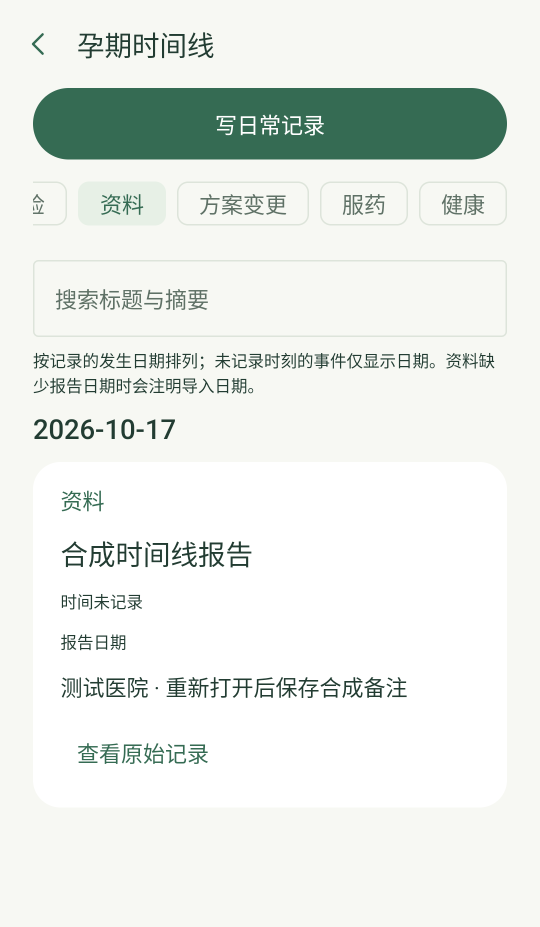
#> input picture docs/verification/2026-10-18-C04/timeline.png, 1080 x 1854 px, found by its file name (shown at 1/2 size)
$ python measure_timeline.py
#> lines starting #> are read from the running program, lines starting #| are printed output that depends on the picture; after the words box and inside, x2 and y2 are one past the last pixel; in counts of white or black regions, pixels touching at a corner belong together
"""Timeline 方案 A 视觉量化（before/after/设计基准）。

输入（均为 1080x2400，emulator-5556 / 420dpi => 1 dp = 2.625 px）：
  after  : docs/verification/2026-10-24-timeline-ia-a/after/coverage/timeline.png（UiSnapshotCoverageTest，真实 JournalPage 骨架）
           docs/verification/2026-10-24-timeline-ia-a/after/navigation/c04-timeline.png（NavigationExperienceTest，真实 App 导航）
  before : docs/verification/2026-10-24-ui-p1-polish/light/coverage/timeline.png（方案 A 前的信息流版）
设计基准：docs/verification/2026-10-24-figma-ui-alignment/figma/screens/12-Timeline.png（824x1830 = 2x => 1 dp = 2 px）

量化项：
  * 记录行：白色卡（#FFFFFF）连通域，宽约 364 dp、高 >= 60 dp -> 行高（设计 72 dp min + 图标 44 dp）
  * 图标容器：#E7F0E6 连通域 38~50 dp 方块 -> 数量/边长
  * 杏色卡：#FAEAD8 连通域 bbox/面积，内部 #80582C 文本像素
  * 筛选：顶部条带内 #356B53 选中 chip（48 dp 高）+ #DDE4DA 描边未选 chip 计数（设计 3 个）
  * 底部 CTA：#356B53 大块（宽 >= 300 dp、高 45~60 dp）的 bbox 与“距屏幕底部”距离
  * 日期组头/孕周：左侧 #223C32 文本行 + 右侧 #5F7166 文本行（同一 y 带）是否存在
"""
import json
import os

from PIL import Image
import numpy as np

ROOT = os.path.dirname(os.path.abspath(__file__))  # docs/verification/2026-10-24-timeline-ia-a
REPO = os.path.abspath(os.path.join(ROOT, '..', '..', '..'))
AFTER_COVERAGE = os.path.join(ROOT, 'after', 'coverage', 'timeline.png')
AFTER_NAV = os.path.join(ROOT, 'after', 'navigation', 'c04-timeline.png')
BEFORE = os.path.join(REPO, 'docs', 'verification', '2026-10-24-ui-p1-polish', 'light', 'coverage', 'timeline.png')
DESIGN = os.path.join(REPO, 'docs', 'verification', '2026-10-24-figma-ui-alignment', 'figma', 'screens', '12-Timeline.png')
OUT_JSON = os.path.join(ROOT, 'measurements-timeline.json')
OUT_TXT = os.path.join(ROOT, '_tools', 'measurements-timeline.txt')

WHITE = '#FFFFFF'
SOFT = '#E7F0E6'
PRIMARY = '#356B53'
INK = '#223C32'
MUTED = '#5F7166'
OUTLINE = '#DDE4DA'
APRICOT = '#FAEAD8'
AMBER = '#80582C'
FACTOR = 2


def rgb(hex_):
    h = hex_.lstrip('#')
    return np.array([int(h[0:2], 16), int(h[2:4], 16), int(h[4:6], 16)], np.uint8)


def hex_(c):
    return '#%02X%02X%02X' % (int(c[0]), int(c[1]), int(c[2]))


def components(mask, min_px=30):
    h, w = mask.shape
    seen = np.zeros((h, w), bool)
    ys, xs = np.nonzero(mask)
    out = []
    for y0, x0 in zip(ys, xs):
        if seen[y0, x0]:
            continue
        stack = [(y0, x0)]
        seen[y0, x0] = True
        count = 0
        miny = maxy = y0
        minx = maxx = x0
        while stack:
            y, x = stack.pop()
            count += 1
            miny = min(miny, y)
            maxy = max(maxy, y)
            minx = min(minx, x)
            maxx = max(maxx, x)
            for ny, nx in ((y - 1, x), (y + 1, x), (y, x - 1), (y, x + 1)):
                if 0 <= ny < h and 0 <= nx < w and mask[ny, nx] and not seen[ny, nx]:
                    seen[ny, nx] = True
                    stack.append((ny, nx))
        if count >= min_px:
            out.append(dict(px=count, x0=minx, y0=miny, x1=maxx, y1=maxy,
                            w=maxx - minx + 1, h=maxy - miny + 1))
    out.sort(key=lambda c: c['px'], reverse=True)
    return out


def colour_components(a, colour, min_px=100):
    mask = np.all(a == rgb(colour), axis=2)
    small = mask[::FACTOR, ::FACTOR]
    comps = components(small, min_px=max(10, min_px // (FACTOR * FACTOR)))
    out = []
    for c in comps:
        b = dict(px=c['px'] * FACTOR * FACTOR,
                 x0=c['x0'] * FACTOR, y0=c['y0'] * FACTOR,
                 x1=min(c['x1'] * FACTOR + FACTOR - 1, a.shape[1] - 1),
                 y1=min(c['y1'] * FACTOR + FACTOR - 1, a.shape[0] - 1))
        b['w']=b['x1']-b['x0']+1; b['h']=b['y1']-b['y0']+1
        out.append(b)
    return out


def analyse(path, px_per_dp, offset_px=0, label=''):
    a = np.array(Image.open(path).convert('RGB'))
    h, w, _ = a.shape
    dp = lambda px: round(px / px_per_dp, 2)

    def box(b, unit=None):
        f = 1.0 / px_per_dp if unit is None else 1.0 / px_per_dp
        return dict(x0_dp=round(b['x0'] / px_per_dp, 2), y0_dp=round(b['y0'] / px_per_dp, 2),
                    w_dp=round(b['w'] / px_per_dp, 2), h_dp=round(b['h'] / px_per_dp, 2),
                    x1_dp=round((b['x1'] + 1) / px_per_dp, 2), y1_dp=round((b['y1'] + 1) / px_per_dp, 2))

    white = colour_components(a, WHITE, 2000)
    rows = [dict(box(b), px=b['px']) for b in white if 300 <= dp(b['w']) <= 420 and 55 <= dp(b['h']) <= 120]
    # 未选中的筛选 chip 是白底 + outline 圆角描边：在筛选条带内按白色小方块计数
    chips_unselected = [dict(box(b), px=b['px']) for b in white
                        if 50 <= dp(b['w']) <= 140 and 40 <= dp(b['h']) <= 60 and 125 <= dp(b['y0']) <= 200]
    icon_containers = [dict(box(b), px=b['px']) for b in colour_components(a, SOFT, 800)
                       if 40 <= dp(b['w']) <= 48 and 40 <= dp(b['h']) <= 48]
    apricot = [dict(box(b), px=b['px']) for b in colour_components(a, APRICOT, 1000) if dp(b['w']) >= 200]
    primary = colour_components(a, PRIMARY, 1000)
    chips_selected = [dict(box(b), px=b['px']) for b in primary
                      if 40 <= dp(b['h']) <= 56 and 50 <= dp(b['w']) <= 140 and 125 <= dp(b['y0']) <= 200]
    cta = [dict(box(b), px=b['px']) for b in primary
           if 45 <= dp(b['h']) <= 62 and dp(b['w']) >= 300]

    # date header band = content band between the filter row (完成于 ~191 dp) and the first card (~250 dp)
    left_ink, right_label = [], []
    band_start = int(193 * px_per_dp)
    band = a[band_start:int(250 * px_per_dp)]
    ink_mask = np.all(band == rgb(INK), axis=2)
    ys, xs = np.nonzero(ink_mask)
    if len(ys):
        left_ink.append(dict(y0_dp=round((ys.min() + band_start) / px_per_dp, 2),
                             y1_dp=round((ys.max() + band_start) / px_per_dp, 2),
                             x0_dp=round(xs.min() / px_per_dp, 2), x1_dp=round(xs.max() / px_per_dp, 2)))
    # 右侧孕周标签：日期带右半区（x >= 250 dp）非背景/非白像素（设计像素取色为 primary #356B53）
    right_band = a[band_start:int(250 * px_per_dp), int(250 * px_per_dp):int(405 * px_per_dp)]
    bgmask = ~(np.all(right_band == np.array([247, 248, 243], np.uint8), axis=2) |
               np.all(right_band == np.array([255, 255, 255], np.uint8), axis=2))
    ys, xs = np.nonzero(bgmask)
    if len(ys):
        rp = right_band[bgmask]
        right_label.append(dict(
            y0_dp=round((ys.min() + band_start) / px_per_dp, 2),
            y1_dp=round((ys.max() + band_start) / px_per_dp, 2),
            x0_dp=round((xs.min() + int(250 * px_per_dp)) / px_per_dp, 2),
            x1_dp=round((xs.max() + int(250 * px_per_dp)) / px_per_dp, 2),
            primary_px=int(np.all(rp == rgb(PRIMARY), axis=1).sum()),
            muted_px=int(np.all(rp == rgb(MUTED), axis=1).sum()),
        ))

    counts = {c: int(np.all(a == rgb(c), axis=2).sum()) for c in (WHITE, SOFT, PRIMARY, INK, MUTED, OUTLINE, APRICOT, AMBER)}
    return dict(file=label or os.path.basename(path), size=[w, h], px_per_dp=px_per_dp,
                colour_px=counts,
                record_rows=rows[:8], record_row_count=len(rows),
                icon_containers=icon_containers[:6], icon_container_count=len(icon_containers),
                unselected_chip_count=len(chips_unselected), unselected_chips=chips_unselected[:4],
                apricot_cards=apricot[:3],
                selected_chips=chips_selected,
                bottom_cta=[c for c in cta if c['y0_dp'] >= 600][:3],
                top_cta=[c for c in cta if c['y0_dp'] < 300][:3],
                date_header_left_ink=left_ink, date_header_right_label=right_label)


def main():
    report = {}
    lines = []

    def dump(key, info):
        report[key] = info
        lines.append('== %s' % key)
        lines.append('  colours: %s' % info['colour_px'])
        lines.append('  record rows: %d %s' % (info['record_row_count'], [(r['h_dp'], r['w_dp'], r['y0_dp']) for r in info['record_rows'][:6]]))
        lines.append('  icon containers (44dp): %d %s' % (info['icon_container_count'], [(c['w_dp'], c['h_dp']) for c in info['icon_containers'][:4]]))
        lines.append('  apricot cards: %s' % [(c['w_dp'], c['h_dp'], c['x0_dp'], c['y0_dp']) for c in info['apricot_cards']])
        lines.append('  selected filter chips: %d %s' % (len(info['selected_chips']), [(c['w_dp'], c['h_dp'], c['x0_dp'], c['y0_dp']) for c in info['selected_chips']]))
        lines.append('  unselected filter chips: %d %s' % (info['unselected_chip_count'], [(c['w_dp'], c['h_dp'], c['x0_dp'], c['y0_dp']) for c in info['unselected_chips']]))
        lines.append('  bottom CTA: %s' % [(c['w_dp'], c['h_dp'], c['x0_dp'], c['y0_dp'], c['y1_dp']) for c in info['bottom_cta']])
        lines.append('  top CTA (old design): %s' % [(c['w_dp'], c['h_dp'], c['y0_dp']) for c in info['top_cta']])
        lines.append('  date header: left ink=%s right label=%s' % (info['date_header_left_ink'], info['date_header_right_label']))

    if os.path.exists(AFTER_COVERAGE):
        dump('after/coverage/timeline.png', analyse(AFTER_COVERAGE, 1080 / 411.4286, label='after/coverage/timeline.png'))
#> in colour_components, `mask = np.all(a == rgb(colour), axis=2)`:
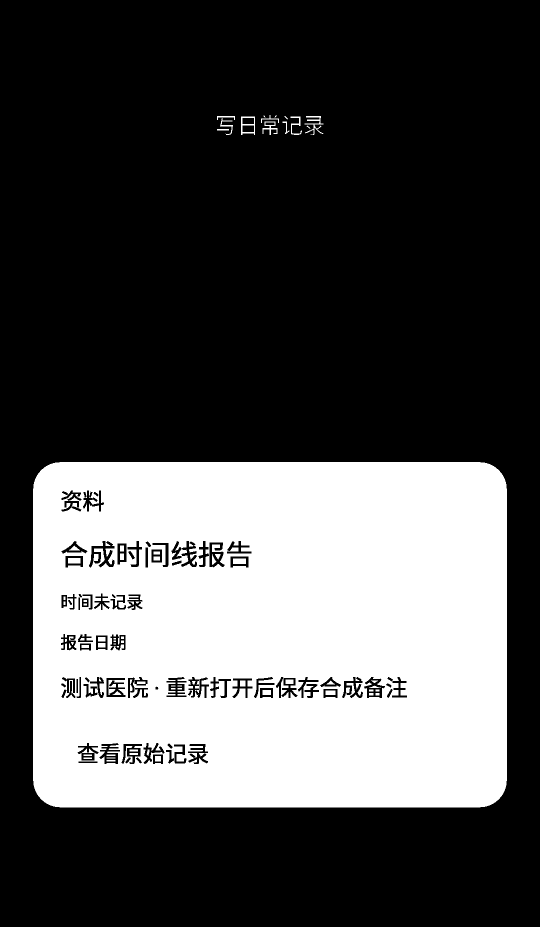
#> mask: shape (1854, 1080) bool (shown at 1/2 size); 31.2% white; 70 white regions (10 under 20 px), largest, box (x1, y1, x2, y2) and area: (66, 924, 1014, 1615) 619379, (609, 232, 647, 270) 418, (482, 233, 510, 270) 392
#> the loop in components, `for y0, x0 in zip(ys, xs):` made 156660 passes
#> (y0, x0) on passes 3 to 5: (116, 218), (116, 219), (116, 220)
#> after the loop in components, `for y0, x0 in zip(ys, xs):`: out = 1 item
#> the loop in colour_components, `for c in comps:` made 1 pass
#> in analyse, `rows = [dict(box(b), px=b['px']) for b in white if 300 <= dp(b['w']) <..`: rows = []
#> the loop in components (call 2), `for y0, x0 in zip(ys, xs):` made 3370 passes
#> the loop in colour_components (call 2), `for c in comps:` made 1 pass
#> call 4 of colour_components, with colour = '#356B53', min_px = 1000
#> in colour_components (call 4), `small = mask[::FACTOR, ::FACTOR]`:
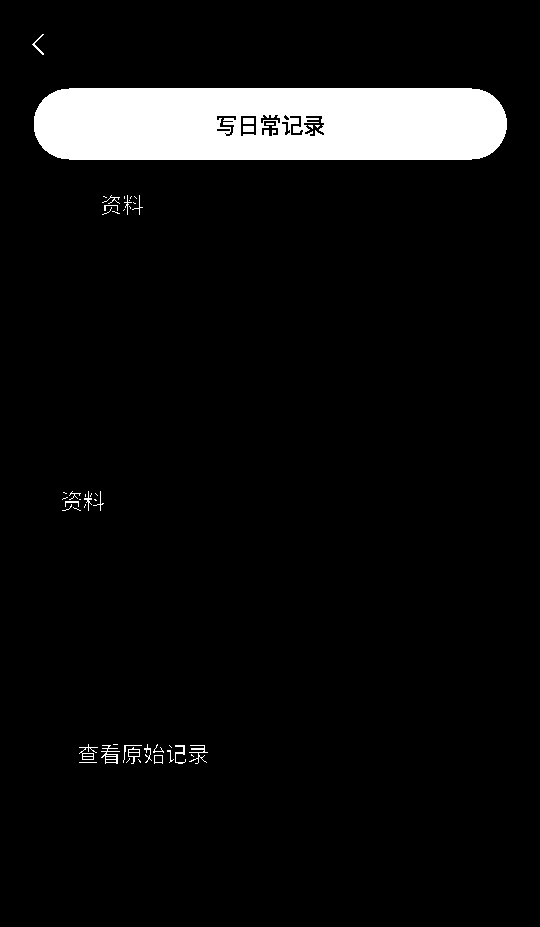
#> small: shape (927, 540) bool; 6.6% white; 51 white regions (29 under 20 px), largest, box (x1, y1, x2, y2) and area: (34, 88, 507, 160) 31900, (101, 745, 120, 764) 129, (189, 745, 208, 764) 104
#> in colour_components (call 4), `comps = components(small, min_px=max(10, min_px // (FACTOR * FACTOR)))`: comps = 1 item
#> the loop in colour_components (call 4), `for c in comps:` made 1 pass
#> in analyse, `chips_selected = [dict(box(b), px=b['px']) for b in primary if 40 <= d..`: chips_selected = []
#> in analyse, `cta = [dict(box(b), px=b['px']) for b in primary if 45 <= dp(b['h']) <..`: cta = 1 item
#> in analyse, `ys, xs = np.nonzero(ink_mask)`: ys = empty array
#> in analyse, `ys, xs = np.nonzero(bgmask)`: ys = 1473 values from 14 to 149; xs = 1473 values, max 357 at index 1082, min 0 at index 0, mean 226.5
#> in analyse, `rp = right_band[bgmask]`: rp = 1473 rows, first 8: [221, 228, 218], [221, 228, 218], [221, 228, 218], [221, 228, 218], [221, 228, 218], [221, 228, 218], [221, 228, 218], [221, 228, 218]
#> in analyse, `counts = {c: int(np.all(a == rgb(c), axis=2).sum()) for c in (WHITE, S..`: counts = {'#FFFFFF': 625439, '#E7F0E6': 13488, '#356B53': 131818, '#223C32': 27193, '#5F7166': 6742, '#DDE4DA': 11550, '#FAEAD8': 0, '#80582C': 0}
    if os.path.exists(AFTER_NAV):
        dump('after/navigation/c04-timeline.png', analyse(AFTER_NAV, 1080 / 411.4286, label='after/navigation/c04-timeline.png'))
#> call 2 of analyse, with px_per_dp = 2.62, offset_px = 0, label = 'after/navigation/c04-timeline.png'
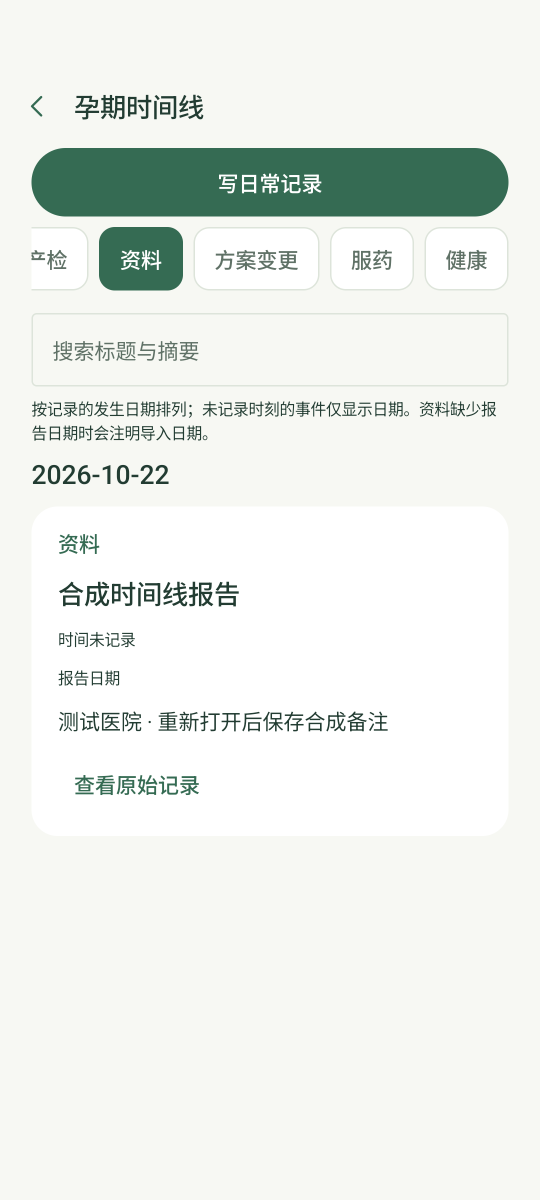
#> input picture docs/verification/2026-10-24-ui-consistency-fix/navigation/c04-timeline.png, 1080 x 2400 px, found by its file name (shown at 1/2 size)
#> in colour_components (call 5), `small = mask[::FACTOR, ::FACTOR]`:
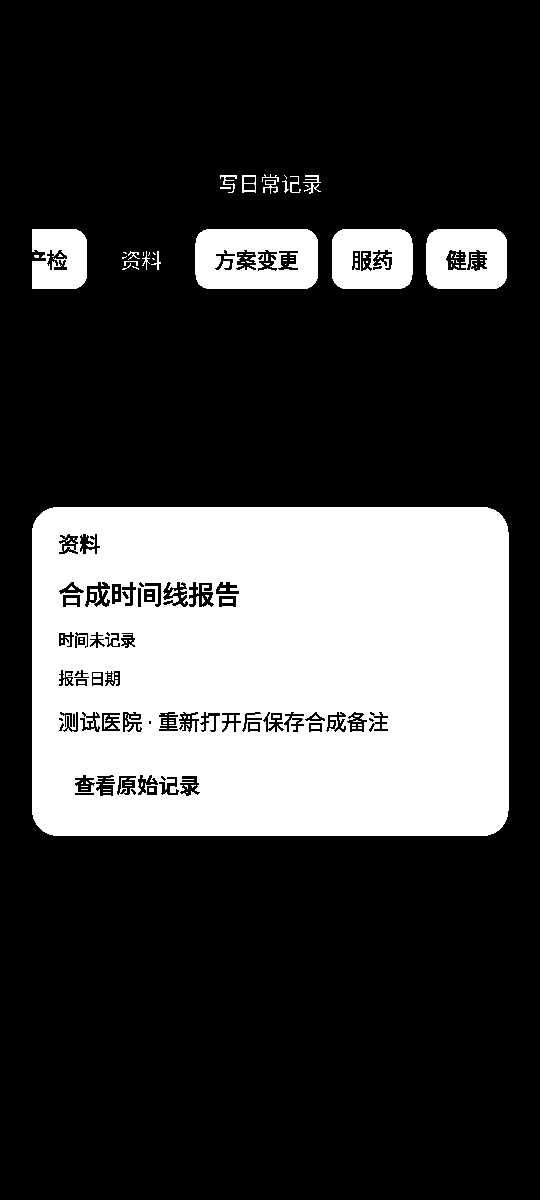
#> small: shape (1200, 540) bool; 25.8% white; 133 white regions (103 under 20 px), largest, box (x1, y1, x2, y2) and area: (32, 507, 509, 836) 147879, (195, 229, 318, 289) 6307, (332, 229, 413, 289) 4146
#> in colour_components (call 5), `comps = components(small, min_px=max(10, min_px // (FACTOR * FACTOR)))`: comps = 5 items
#> the loop in colour_components (call 5), `for c in comps:` made 5 passes
#> in analyse (call 2), `chips_unselected = [dict(box(b), px=b['px']) for b in white if 50 <= d..`: chips_unselected = 3 items
#> in colour_components (call 8), `small = mask[::FACTOR, ::FACTOR]`:
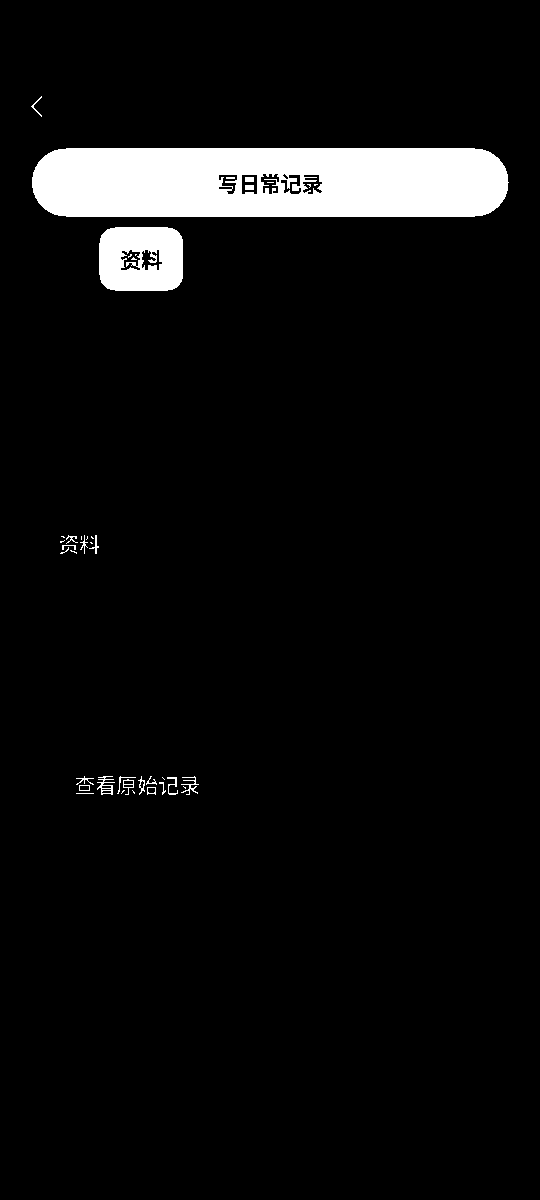
#> small: shape (1200, 540) bool; 5.6% white; 40 white regions (20 under 20 px), largest, box (x1, y1, x2, y2) and area: (32, 148, 509, 217) 30746, (99, 227, 183, 291) 4679, (97, 776, 115, 795) 138
#> in colour_components (call 8), `comps = components(small, min_px=max(10, min_px // (FACTOR * FACTOR)))`: comps = 2 items
#> the loop in colour_components (call 8), `for c in comps:` made 2 passes
#> in analyse (call 2), `chips_selected = [dict(box(b), px=b['px']) for b in primary if 40 <= d..`: chips_selected = 1 item
#> in analyse (call 2), `band = a[band_start:int(250 * px_per_dp)]`:
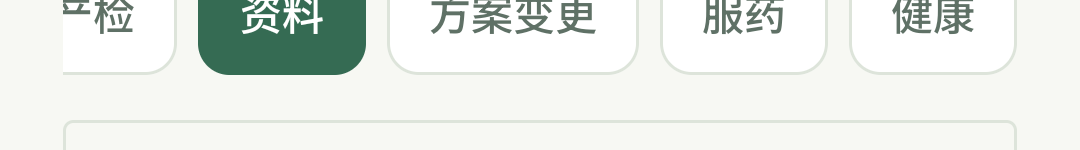
#> band: shape (150, 1080, 3); mean R, G, B 229.6, 234.8, 229.4
#> in analyse (call 2), `ys, xs = np.nonzero(ink_mask)`: ys = empty array
#> in analyse (call 2), `bgmask = ~(np.all(right_band == np.array([247, 248, 243], np.uint8), a..`:
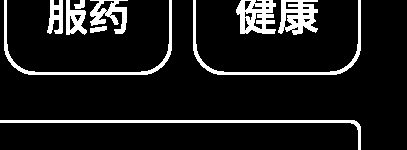
#> bgmask: shape (150, 407) bool; 10.5% white; 10 white regions, largest, box (x1, y1, x2, y2) and area: (0, 120, 361, 150) 1166, (4, 0, 172, 75) 952, (193, 0, 361, 75) 952
#> in analyse (call 2), `ys, xs = np.nonzero(bgmask)`: ys = 6417 values from 0 to 149; xs = 6417 values, max 360 at index 134, min 0 at index 5251, mean 187.8
#> in analyse (call 2), `counts = {c: int(np.all(a == rgb(c), axis=2).sum()) for c in (WHITE, S..`: counts = {'#FFFFFF': 670234, '#E7F0E6': 0, '#356B53': 145139, '#223C32': 25281, '#5F7166': 7221, '#DDE4DA': 12055, '#FAEAD8': 0, '#80582C': 0}
    if os.path.exists(BEFORE):
        dump('before/2026-10-24-ui-p1-polish/timeline.png', analyse(BEFORE, 1080 / 411.4286, label='before/timeline.png'))
    if os.path.exists(DESIGN):
        dump('design/12-Timeline.png (2x)', analyse(DESIGN, 2.0, label='design/12-Timeline.png'))

    with open(OUT_JSON, 'w', encoding='utf-8') as f:
        json.dump(report, f, ensure_ascii=False, indent=1, default=lambda o: int(o) if hasattr(o, 'item') else str(o))
    os.makedirs(os.path.dirname(OUT_TXT), exist_ok=True)
    with open(OUT_TXT, 'w', encoding='utf-8') as f:
        f.write('\n'.join(lines) + '\n')
    print('\n'.join(lines))
#| == after/coverage/timeline.png
#|   colours: {'#FFFFFF': 625439, '#E7F0E6': 13488, '#356B53': 131818, '#223C32': 27193, '#5F7166': 6742, '#DDE4DA': 11550, '#FAEAD8': 0, '#80582C': 0}
#|   record rows: 0 []
#|   icon containers (44dp): 0 []
#|   apricot cards: []
#|   selected filter chips: 0 []
#> (further printed lines are left out)
    print('\nwritten:', OUT_JSON)


if __name__ == '__main__':
    main()
